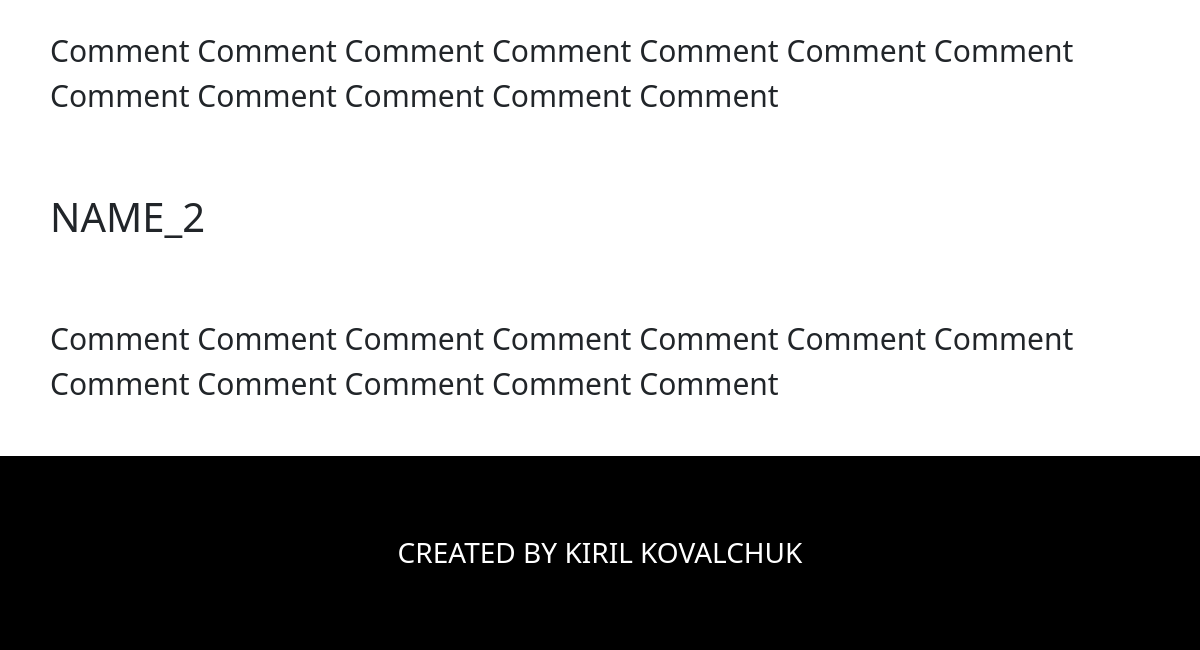
The page /comment (lower part) on the database as committed earlier.
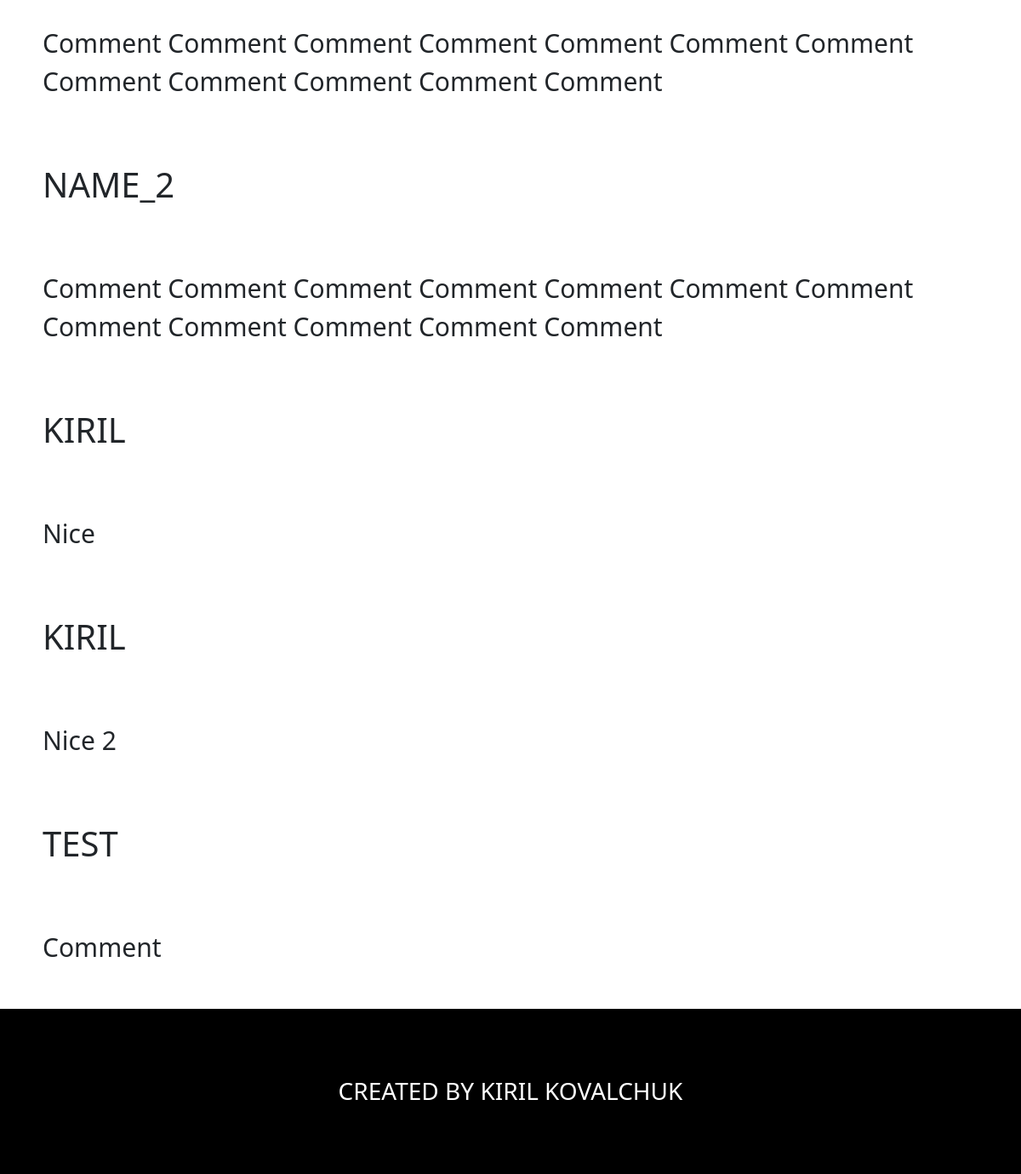
The same page on the database as committed later.
### tables this page shows
CREATE TABLE "comments" (
	"id"	INTEGER,
	"name"	TEXT NOT NULL,
	"comment"	TEXT NOT NULL,
	PRIMARY KEY("id" AUTOINCREMENT)
);

### app.py (the view)
@app.route("/comment")
def comment():
    comments_list = db.get_all_comments()
    return render_template("comment.html", items = comments_list)

### sql_queries.py (called while the page is built)
    def open(self):
        self.conn = sqlite3.connect("tour.db")
        self.cursor = self.conn.cursor()

    def close(self):
        self.cursor.close()
        self.conn.close()

    def get_all_comments(self):
        self.open()
        self.cursor.execute("SELECT * FROM comments")
        data = self.cursor.fetchall()
        self.close()
        return data

### templates/comment.html (shortened to what this page needs)
<!doctype html>
<html lang="en">
  <head>
    <link rel="stylesheet" href="static/style.css">
    <link href="https://cdn.jsdelivr.net/npm/bootstrap@5.3.1/dist/css/bootstrap.min.css" rel="stylesheet">
  </head>
<body>
    {% for item in items  %}
    <h2 class="comment_h1">{{item[1]}}</h2>
    <p class="comment_p">{{item[2]}}</p>
    {% endfor %}
    <footer class = "footer">
        <h3 class="footer_text">created by Kiril Kovalchuk</h3>
       </footer>
</body>
</html>

### static/style.css (style rules this page uses)
.footer { display: flex; justify-content: center; background-color:black ; }
.footer_text { text-align: center; text-transform: uppercase; color: white; font-style:unset; margin: 80px; }
.comment_h1 { text-align: center; font-size: 55px; vertical-align: top; font-style: unset; padding: 25px; margin: 25px; text-transform: uppercase; font-size: 40px; }
.comment_h1 { text-align:left; vertical-align: top; font-style: unset; padding: 25px; margin: 25px; }
.comment_p { text-align:left; vertical-align: top; font-style: unset; padding: 25px; margin: 25px; font-size: 30px; }

Rows that differ between the two databases and show on the page:
added comments: name "KIRIL", comment "Nice"
added comments: name "KIRIL", comment "Nice 2"
added comments: name "TEST", comment "Comment"
